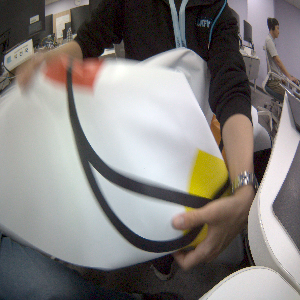
#> input picture 1.jetson_nano_files/test/captured_img_1.png, 300 x 300 px
$ jupyter execute --allow-errors line_following_test.ipynb
#> lines starting #> are read from the running program, lines starting #| are printed output that depends on the picture; after the words box and inside, x2 and y2 are one past the last pixel; in counts of white or black regions, pixels touching at a corner belong together
## 제일 기본 실시간 영상 코드

[cell 1]
import traitlets
import ipywidgets
from IPython.display import display
from jetbot import Camera, bgr8_to_jpeg

#> (the rest of this cell did not finish here and is left out)

#> (a cell that did not finish here is left out)

#> (a cell that did not finish here is left out)

## 이미지 HSV 실시간 알아내기

[cell 4]
import cv2
import time
import numpy as np
import ipywidgets as widgets
from IPython.display import display
from jetbot import Camera, bgr8_to_jpeg

# JetBot 카메라 인스턴스 생성
#> (the rest of this cell did not finish here and is left out)

#> (a cell that did not finish here is left out)

## HSB 테스트

[cell 6]
import cv2
import numpy as np
import traitlets
import ipywidgets as widgets
from IPython.display import display
from jetbot import Camera, bgr8_to_jpeg
import threading
import time

# JetBot 카메라 인스턴스 생성
#> (the rest of this cell did not finish here and is left out)

## 적절한 hsv 찾기
- 위젯을 적절히 조절해보면서 적절한 HSV lower, upper 찾기

[cell 7]
import cv2
import numpy as np
import ipywidgets as widgets
from IPython.display import display
from jetbot import bgr8_to_jpeg

# 이미지 파일 경로
image_path = './test/captured_img_1.png'

# 이미지 읽기
frame = cv2.imread(image_path)
#> frame is the input picture: shape (300, 300, 3); mean B, G, R 125.2, 128.1, 131.8
#| Height (rows): 300
#| Width (columns): 300
#| Data type: uint8

# 카메라로 찍은 frame을 띄워줄 image 객체 생성
image_widget = widgets.Image(format='jpeg', width=300, height=300)
display(image_widget)

# HSV 슬라이더 위젯 생성
hue_min_slider = widgets.IntSlider(value=0, min=0, max=179, description='Hue Min:')
hue_max_slider = widgets.IntSlider(value=179, min=0, max=179, description='Hue Max:')
sat_min_slider = widgets.IntSlider(value=0, min=0, max=255, description='Sat Min:')
sat_max_slider = widgets.IntSlider(value=255, min=0, max=255, description='Sat Max:')
val_min_slider = widgets.IntSlider(value=0, min=0, max=255, description='Val Min:')
val_max_slider = widgets.IntSlider(value=255, min=0, max=255, description='Val Max:')

# 슬라이더 위젯 표시
display(hue_min_slider, hue_max_slider, sat_min_slider, sat_max_slider, val_min_slider, val_max_slider)

# 특정 위치의 HSV 값을 읽는 함수
def get_hsv_value(frame, x, y):
    hsv_frame = cv2.cvtColor(frame, cv2.COLOR_BGR2HSV)
    return hsv_frame[y, x]

# 슬라이더 값이 변경될 때마다 호출되는 함수
def update_image(change):
    # HSV 슬라이더 값 가져오기
    hue_min = hue_min_slider.value
    hue_max = hue_max_slider.value
    sat_min = sat_min_slider.value
    sat_max = sat_max_slider.value
    val_min = val_min_slider.value
    val_max = val_max_slider.value

    # HSV 범위 설정
    lower_hsv = np.array([hue_min, sat_min, val_min])
    upper_hsv = np.array([hue_max, sat_max, val_max])

    # HSV 변환
    hsv_frame = cv2.cvtColor(frame, cv2.COLOR_BGR2HSV)
#> hsv_frame: shape (300, 300, 3); mean H, S, V 78.8, 50.7, 137

    # HSV 범위에 해당하는 마스크 생성
    mask = cv2.inRange(hsv_frame, lower_hsv, upper_hsv)
#> mask: shape (300, 300); every value is 255

    # 원 그리기 (중심 좌표 (150, 150), 반지름 5, 색상 (0, 0, 255), 두께 2)
    cv2.circle(frame, (150, 150), 5, (0, 0, 255), 2)
#> frame: shape (300, 300, 3); 0.1% of pixels changed, all inside (x1, y1, x2, y2) = (144, 144, 157, 157)

    # 마스크를 BGR 이미지로 변환하여 표시
    masked_image = cv2.bitwise_and(frame, frame, mask=mask)

    # 프레임을 JPEG로 변환하여 위젯에 설정
    image_widget.value = bgr8_to_jpeg(masked_image)

    # 특정 위치의 HSV 값을 출력
    hsv_value = get_hsv_value(frame, 150, 150)
    print(f"HSV at (150, 150): {hsv_value}")

# 슬라이더 값이 변경될 때마다 update_image 함수 호출
hue_min_slider.observe(update_image, names='value')
hue_max_slider.observe(update_image, names='value')
sat_min_slider.observe(update_image, names='value')
sat_max_slider.observe(update_image, names='value')
val_min_slider.observe(update_image, names='value')
val_max_slider.observe(update_image, names='value')

# 초기 프레임 정보 출력
print("Height (rows):", frame.shape[0])  # 세로 크기
print("Width (columns):", frame.shape[1])  # 가로 크기
print("Data type:", frame.dtype)  # 데이터 타입

# 초기 이미지를 업데이트하여 표시
update_image(None)
#> (the call stopped at in update_image, `image_widget.value = bgr8_to_jpeg(masked_image)`: jetbot is not available in this run)

## HSV, AGV 마스킹 테스트
- RGB, HSV로 각 마스킹했을때 비교

[cell 8]
import cv2
import numpy as np
import matplotlib.pyplot as plt

# 이미지 파일 경로
image_path = './test/captured_img_4.png'

# 이미지 읽기
frame = cv2.imread(image_path)
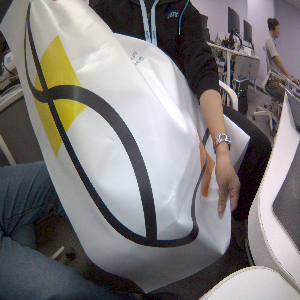
#> input picture 1.jetson_nano_files/test/captured_img_4.png, 300 x 300 px
#> frame is the input picture: shape (300, 300, 3); mean B, G, R 121.2, 120.8, 124.2

# 이미지 크기 출력
print("Height (rows):", frame.shape[0])
#| Height (rows): 300
print("Width (columns):", frame.shape[1])
#| Width (columns): 300
print("Data type:", frame.dtype)
#| Data type: uint8

# HSV 범위 설정 (검은색 범위)
lower_hsv = np.array([0, 0, 0])
upper_hsv = np.array([180, 66, 117])

# HSV 변환
hsv_frame = cv2.cvtColor(frame, cv2.COLOR_BGR2HSV)
#> hsv_frame: shape (300, 300, 3); mean H, S, V 92.3, 47.4, 130

# Gaussian Blur
blur = cv2.GaussianBlur(hsv_frame, (5,5), 0)
#> blur: shape (300, 300, 3); mean H, S, V 92.3, 47.4, 130

# HSV 범위를 기반으로 마스크 생성
hsv_mask = cv2.inRange(blur, lower_hsv, upper_hsv)
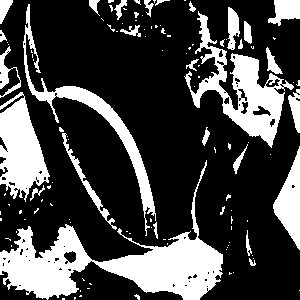
#> hsv_mask: shape (300, 300); 27.3% white; 118 white regions (88 under 20 px), largest, box (x1, y1, x2, y2) and area: (0, 160, 223, 300) 8953, (184, 11, 294, 148) 4252, (0, 92, 50, 202) 3238

# HSV 마스크 결과 이미지 생성
hsv_masked_image = cv2.bitwise_and(frame, frame, mask=hsv_mask)
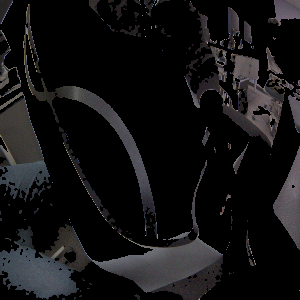
#> hsv_masked_image: shape (300, 300, 3); mean B, G, R 19.5, 18.6, 19.1

# RGB 범위 설정 (검은색 범위)
lower_rgb = np.array([0, 0, 0])
upper_rgb = np.array([100, 100, 100])

# RGB 범위를 기반으로 마스크 생성
rgb_mask = cv2.inRange(frame, lower_rgb, upper_rgb)
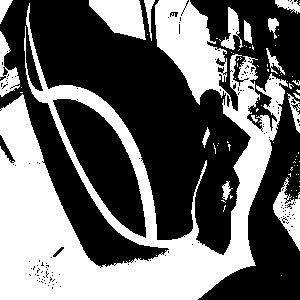
#> rgb_mask: shape (300, 300); 41.4% white; 82 white regions (65 under 20 px), largest, box (x1, y1, x2, y2) and area: (0, 0, 288, 300) 32397, (89, 0, 146, 40) 1491, (273, 177, 300, 251) 885

# RGB 마스크 결과 이미지 생성
rgb_masked_image = cv2.bitwise_and(frame, frame, mask=rgb_mask)
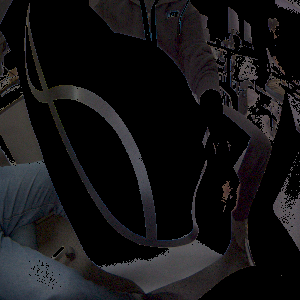
#> rgb_masked_image: shape (300, 300, 3); mean B, G, R 21.6, 20.1, 20.9

# 결과 이미지를 Matplotlib를 사용하여 표시
plt.figure(figsize=(15, 15))
#> (this line was passed over: IPython is not available in this run)

plt.subplot(2, 3, 1)
#> (this line was passed over: IPython is not available in this run)
plt.title('Original Image')
#> (this line was passed over: IPython is not available in this run)
plt.imshow(cv2.cvtColor(frame, cv2.COLOR_BGR2RGB))
#> (this line was passed over: IPython is not available in this run)

plt.subplot(2, 3, 2)
#> (this line was passed over: IPython is not available in this run)
plt.title('HSV Mask')
#> (this line was passed over: IPython is not available in this run)
plt.imshow(hsv_mask, cmap='gray')

plt.subplot(2, 3, 3)
plt.title('HSV Masked Image')
plt.imshow(cv2.cvtColor(hsv_masked_image, cv2.COLOR_BGR2RGB))

plt.subplot(2, 3, 4)
plt.title('RGB Mask')
plt.imshow(rgb_mask, cmap='gray')

plt.subplot(2, 3, 5)
plt.title('RGB Masked Image')
plt.imshow(cv2.cvtColor(rgb_masked_image, cv2.COLOR_BGR2RGB))

plt.show()
